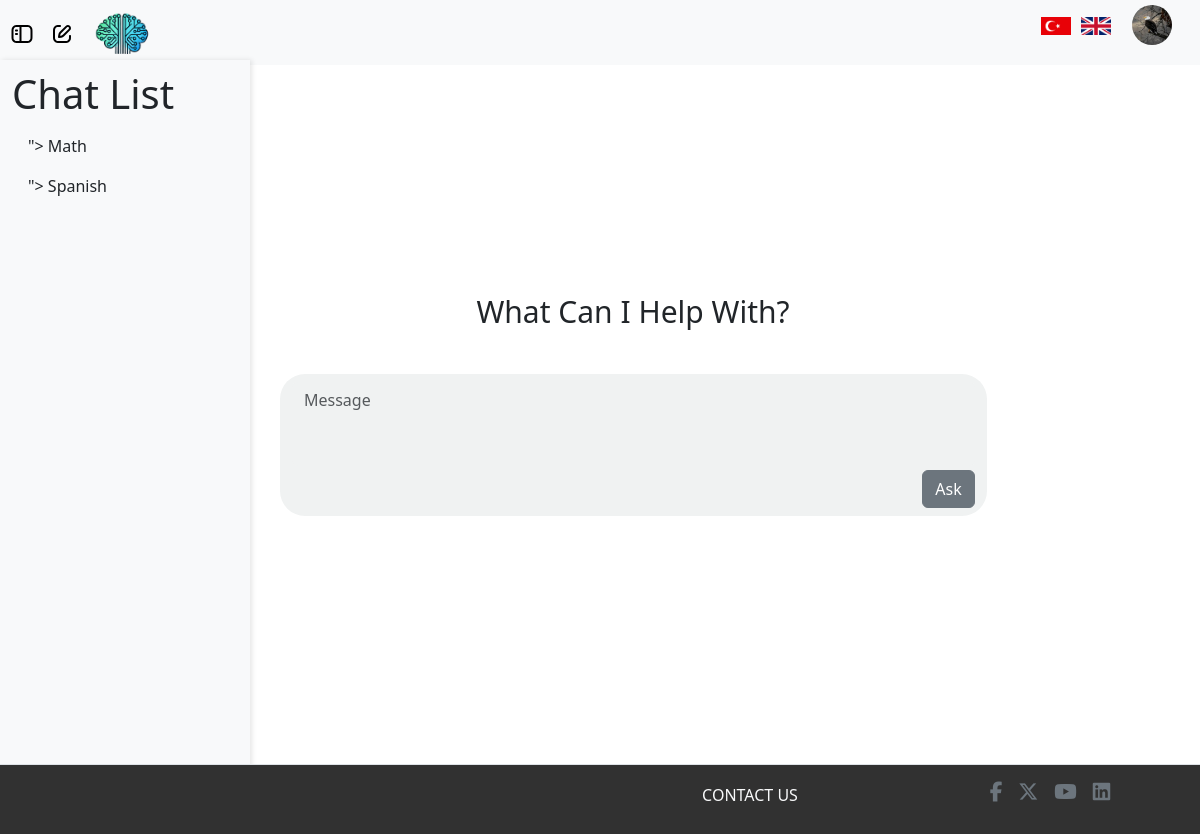
Screenshot of / (signed in) with the database file from the repository.
### models/information.py (models this page shows)
class Information(db.Model):
    id = db.Column(db.Integer, primary_key=True, autoincrement=True)
    user_id = db.Column(db.Integer, db.ForeignKey('user.id'), nullable=False)
    name = db.Column(db.String(50))
    surname = db.Column(db.String(50))
    telephone_number = db.Column(db.String(15))
    birth_date = db.Column(db.Date)
    gender = db.Column(db.String(10))
    address = db.Column(db.String(255))
    language = db.Column(db.String(20))
    profile_image = db.Column(db.String(200), nullable=True)

### models/chat_history.py (models this page shows)
class ChatHistory(db.Model):
    id = db.Column(db.Integer, primary_key=True)
    user_id = db.Column(db.Integer, db.ForeignKey('user.id'), nullable=False)
    topic = db.Column(db.String(100), nullable=False)
    chats = db.Column(MutableList.as_mutable(db.JSON), nullable=True)
    difficulty = db.Column(db.String(100), nullable=False, default="easy")
    timestamp = db.Column(db.DateTime, nullable=False, default=db.func.current_timestamp())
    realchat_count = db.Column(db.Integer, nullable=False, default=0)
    extrachat = db.Column(db.Integer, nullable=False, default=0)
    is_sumbitted = db.Column(db.Boolean, nullable=False, default=False)
    is_quizstarted = db.Column(db.Boolean, nullable=False, default=False)

### routes/home_routes.py (the view)
@home_routes.route("/")
def home_page():
    user_chats = None
    selected_chat = None
    user_information = None
    if current_user.is_authenticated:
        user_information = Information.query.filter_by(user_id=current_user.id).first()
        user_chats = ChatHistory.query.filter_by(user_id=current_user.id).all()
    chat_id = request.args.get("chat_id", type=int)
    if chat_id:
        selected_chat = ChatHistory.query.filter_by(id=chat_id).first()
        if selected_chat.user_id != current_user.id:
            flash('Unathenticated chat is found, you can not enter !!!', 'error')
            return redirect(url_for('home_routes.home_page'))  # Redirect to the homepage if no chat found
        if selected_chat is None:
            flash('Selected chat not found', 'error')
            return redirect(url_for('home_routes.home_page'))  # Redirect to the homepage if no chat found
        else:
            current_user.currentChatID = chat_id
            db.session.commit()
    else:
        current_user.currentChatID = None
        db.session.commit()
    return render_template(
        "index.html",
        user_chats=user_chats,
        selected_chat=selected_chat,
        info=user_information
    )

### processors/babel_processor.py (called while the page is built)
def inject_babel():
    return dict(_=gettext)

def inject_locale():
    return {'get_locale': get_locale}

### server.py (called while the page is built)
@app.before_request
def before_request():
    g.locale = get_locale()  # Store locale in the global g object
    g.timezone = get_timezone()  # Store timezone in the global g object

@login_manager.user_loader
def load_user(user_id):
    return User.query.get(int(user_id))

### utils/language_utils.py (called while the page is built)
def get_locale():
    if 'lang' in request.args:
        lang = request.args.get('lang')
        if lang in ['en', 'tr']:
            session['lang'] = lang
            return session['lang']
    elif 'lang' in session:
        return session.get('lang')
    return request.accept_languages.best_match(['en', 'tr'])

def get_timezone():
    user = getattr(g, 'user', None)
    if user is not None:
        return user.timezone

### templates/index.html (shortened to what this page needs)
{% extends "layouts/layout.html" %} {% block title %}Welcome{% endblock title %}
{% block content %}
<div class="flash-container position-absolute top-0 start-50 translate-middle-x p-3">
</div>
<div class="container" id="chat">
    {% if current_user.is_authenticated %}
    <div class="container-fluid d-flex justify-content-start" id="progressBarr"></div>
    {% else %}
    <div class="container-fluid" id="hiddenContent"></div>
    {% endif %}
    <div class="container-fluid" id="content">
        <h1 class="display-4 text-center mb-4" id="header">
            {{ _('What Can I Help With?') }}
        </h1>
        <div class="container_fluid d-flex w-100">
            <div class="container pt-2 pb-2" id="chatBeginning">
                <form id="messageForm">
                    <div class="mb-1">
                        <textarea class="form-control" id="exampleFormControlTextarea1" rows="3"
                            placeholder="{{ _('Message') }}" required></textarea>
                    </div>
                    <div class="d-flex flex-row-reverse">
                        <button type="submit" class="btn btn-secondary" id="askButton">
                            {{ _('Ask') }}
                        </button>
                    </div>
                </form>
            </div>
        </div>
    </div>
</div>
{% endblock content %}

### templates/layouts/layout.html (shortened to what this page needs)
<!doctype html>
<html lang="en">
<head>
    <link rel="stylesheet" href="https://cdnjs.cloudflare.com/ajax/libs/font-awesome/6.5.1/css/all.min.css">
    <link href="https://cdn.jsdelivr.net/npm/bootstrap@5.3.3/dist/css/bootstrap.min.css" rel="stylesheet" />
    <link href="{{ url_for('static', filename='css/style.css') }}" rel="stylesheet" />
</head>
<body>
    <nav class="navbar navbar-expand-lg navbar-light d-flex bg-light">
        <div class="container-fluid">
            {% if current_user.is_authenticated %}
            <a class="navbar-brand" id="toggle-sidebar"></a>
            <a class="navbar-brand" id="toggle-new-chat" onclick="openTopic(event);"></a>
                <a class="navbar-brand" id="toggle-logo" href="{{ url_for('home_routes.home_page') }}">
                    <img src="{{ url_for('static', filename='images/logo.jpg') }}" class="logo"/>
                </a>
            <div class="navbar-nav ms-auto d-flex align-items-center" id="navbarNav">
                <ul class="navbar-brand d-flex align-items-center">
                    <li class="nav-item d-flex" id="change_language">
                        <a href="{{ url_for('language_routes.change_language', lang_code='tr') }}">
                            <img src="{{ url_for('static', filename='images/Türkçe.jpg') }}" alt="Türkçe" class="language-flag" />
                        </a>
                        <a href="{{ url_for('language_routes.change_language', lang_code='en') }}">
                            <img src="{{ url_for('static', filename='images/English.png') }}" alt="English" class="language-flag" />
                        </a>
                    </li>
                    <li class="nav-item ms-3">
                        <img src="{{ url_for('static', filename=(info.profile_image if info.profile_image else 'images/user.png')) }}" class="rounded-circle" id="userDropdown" role="button" data-bs-toggle="dropdown" aria-expanded="false" />
                    </li>
                </ul>
            </div>
            {% endif %}
        </div>
    </nav>
    <div class= mainpart>
        <div class="row">
            {% if current_user.is_authenticated %}
            <div id="sidebar" class="col-md-3 col-lg-2 d-md-block bg-light sidebar d-flex flex-column pb-5">
                <h1>Chat List</h1>
                <ul class="nav flex-column position-sticky pb-5">
                    {% if user_chats %}
                    {% for chat in user_chats %}
                    <li class="nav-item">
                        <a class="nav-link text-dark" href="{{ url_for('chat_routes.chatl', id=chat.id) }}">">
                            <span>{{ chat.topic }}</span>
                        </a>
                    </li>
                    {% endfor %}
                    {% else %}
                    <li class="nav-item">
                        <span class="text-muted">{{ _('No chat history available.') }}</span>
                    </li>
                    {% endif %}
                </ul>
            </div>
            {% endif %}
            <main class="col-md-9 ms-sm-auto col-lg-10 px-md-4 d-flex justify-content-center mt-4">
                {% block content %}{% endblock content %}
            </main>
        </div>
        <footer class="d-flex justify-content-center align-items-center border-top w-100 px-0">
            <div class="d-flex flex-row align-items-end justify-content-end w-100">
                <span class="contact-us-text w-25 mb-3 text-center text-light">{{ _('CONTACT US') }}</span>
                <ul class="d-flex align-items-center justify-content-center w-25 list-unstyled">
                    <li><a href="#" class="mx-2 fs-5 text-secondary"><i class="footer-contact-us-icons fa-brands fa-facebook-f"></i></a></li>
                    <li><a href="#" class="mx-2 fs-5 text-secondary"><i class="footer-contact-us-icons fa-brands fa-x-twitter"></i></a></li>
                    <li><a href="#" class="mx-2 fs-5 text-secondary"><i class="footer-contact-us-icons fab fa-youtube"></i></a></li>
                    <li><a href="#" class="mx-2 fs-5 text-secondary"><i class="footer-contact-us-icons fab fa-linkedin"></i></a></li>
                </ul>
            </div>
        </footer>
    </div>
</body>
</html>

### static/css/style.css (style rules this page uses)
.logo { height: 50px; width: auto; margin-right: 10px; transition: transform 0.3s ease; }
.navbar { height: 65px; width: 100%; position: fixed; top: 0; }
.row { min-height: 700px; margin-bottom: 40px; }
.mainpart { min-height: 800px; }
main { min-height: 700px; margin-top: 200px; }
#userDropdown { width: 40px; height: 40px; cursor: pointer; }
#sidebar { height: 90vh; width: 250px; overflow-y: auto; position: fixed; top: 0; left: -250px; background-color: white; box-shadow: 2px 0 5px rgba(0, 0, 0, 0.1); transition: left 0.3s ease; z-index: 1040; padding-bottom: 50px; margin-top: 60px; padding-top: 10px; margin-bottom: 50px; }
#sidebar.show { left: 0; }
#toggle-sidebar { left: 10px; z-index: 1050; position: absolute; }
#toggle-new-chat { left: 50px; z-index: 1050; position: absolute; }
#toggle-logo { left: 90px; z-index: 1050; position: absolute; }
.contact-us-text { color: #414040; }
.flash-container { z-index: 1050; }
#chat { margin-bottom: 50px; height: 500px; }
#content { margin-top: 170px; padding-right: 150px; }
#header { font-weight: 500; font-size: 30px; }
#chatBeginning { min-height: 110px; width: 90%; border-style: none; border-radius: 25px; background-color: rgb(240, 242, 242); margin-right: 5%; margin-left: 40px; }
#exampleFormControlTextarea1 { background-color: rgb(240, 242, 242); border-style: none; resize: none; }
.nav-item { list-style-type: none; margin: 0; padding: 0; }
.language-flag { width: 30px; height: auto; margin: 0 5px; cursor: pointer; transition: transform 0.3s ease; }
#progressBarr { min-height: 20px; margin-top: 80px; }
footer { position: relative; bottom: 0; left: 0; width: 100%; height: 70px; background-color: rgb(49, 49, 49); z-index: 9999; }
.container-fluid { display: flex; flex-wrap: wrap; gap: 20px; justify-content: center; align-items: flex-start; }

### rows the page displays
Information: profile_image (picture)
ChatHistory: topic "Math"
ChatHistory: topic "Spanish"
